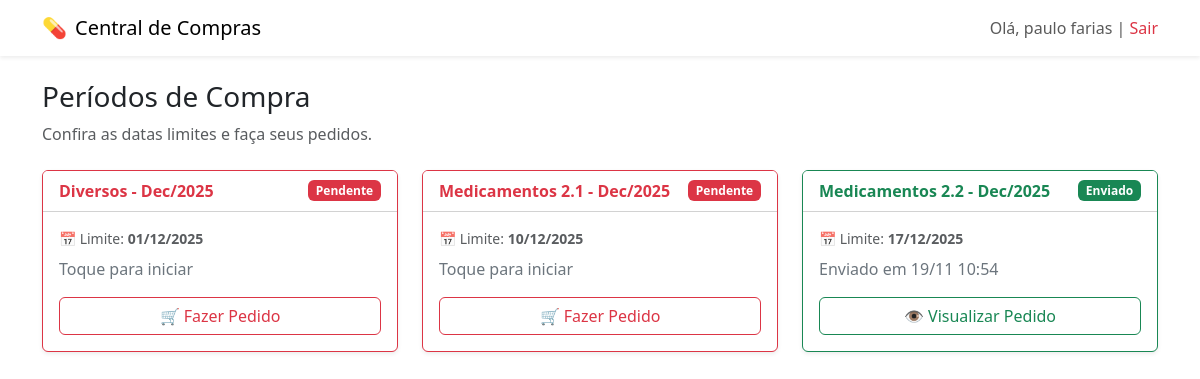
The app's page /dashboard/loja (signed in) with its own data.
### app.py (models this page shows)
class Periodo(db.Model):
    id = db.Column(db.Integer, primary_key=True)
    nome = db.Column(db.String(100), nullable=False)
    grupo_filtro = db.Column(db.String(50), nullable=False)
    data_limite = db.Column(db.Date, nullable=False)
    mes = db.Column(db.Integer, nullable=False) # Ex: 1 (Janeiro)
    ano = db.Column(db.Integer, nullable=False) # Ex: 2025
    ativo = db.Column(db.Boolean, default=True)

### app.py (the view)
@app.route('/dashboard/loja')
def dashboard_loja():
    if 'usuario_id' not in session: return redirect(url_for('login'))
    periodos = Periodo.query.filter_by(ativo=True).order_by(Periodo.data_limite).all()
    info_periodos = []
    for p in periodos:
        pedido = Pedido.query.filter_by(usuario_id=session['usuario_id'],
                                      loja_id=session['loja_id'],
                                      periodo_id=p.id).order_by(Pedido.id.desc()).first()
        status = "Pendente"
        cor = "danger"
        detalhe = "Toque para iniciar"
        if pedido:
            if pedido.status == 'Enviado':
                status = "Enviado"
                cor = "success"
                detalhe = f"Enviado em {pedido.data_alteracao.strftime('%d/%m %H:%M')}"
            else:
                status = "Em Andamento"
                cor = "warning text-dark"
                detalhe = "Continuar editando..."
        info_periodos.append({
            'id': p.id,
            'nome': p.nome,
            'limite': p.data_limite.strftime('%d/%m/%Y'), # Data completa
            'status': status,
            'cor': cor,
            'detalhe': detalhe
        })
    return render_template('dashboard_loja.html', nome=session['nome'], periodos=info_periodos)

### templates/dashboard_loja.html (shortened to what this page needs)
<!DOCTYPE html>
<html lang="pt-br">
<head>
    <link href="https://cdn.jsdelivr.net/npm/bootstrap@5.3.0/dist/css/bootstrap.min.css" rel="stylesheet">
</head>
<body>
    <nav class="navbar navbar-light bg-white shadow-sm mb-4">
        <div class="container">
            <a class="navbar-brand d-flex align-items-center" href="#">
                <span class="me-2">💊</span> Central de Compras
            </a>
            <span class="navbar-text">Olá, {{ nome }} | <a href="/logout" class="text-danger text-decoration-none">Sair</a></span>
        </div>
    </nav>
    <div class="container">
        <h3>Períodos de Compra</h3>
        <p class="text-muted">Confira as datas limites e faça seus pedidos.</p>
        <div class="row mt-4">
            {% for p in periodos %}
            <div class="col-md-4 mb-4">
                <div class="card border-{{ p.cor }} h-100 shadow-sm">
                    <div class="card-header bg-white d-flex justify-content-between align-items-center">
                        <strong class="text-{{ p.cor }}">{{ p.nome }}</strong>
                        <span class="badge bg-{{ p.cor }}">{{ p.status }}</span>
                    </div>
                    <div class="card-body">
                        <p class="card-text small text-muted mb-2">
                            📅 Limite: <strong>{{ p.limite }}</strong>
                        </p>
                        <p class="card-text text-secondary mb-3">
                            {{ p.detalhe }}
                        </p>
                        <a href="{{ url_for('selecao_fabricante', periodo_id=p.id) }}" class="btn btn-outline-{{ p.cor }} w-100">
                            {% if p.status == 'Enviado' %}
                                👁️ Visualizar Pedido
                            {% else %}
                                🛒 Fazer Pedido
                            {% endif %}
                        </a>
                    </div>
                </div>
            </div>
            {% endfor %}
        </div>
    </div>
</body>
</html>

### records on screen
Periodo: nome "Diversos - Dec/2025", status "Pendente", limite "01/12/2025", detalhe "Toque para iniciar", shows "🛒 Fazer Pedido"
Periodo: nome "Medicamentos 2.1 - Dec/2025", status "Pendente", limite "10/12/2025", detalhe "Toque para iniciar", shows "🛒 Fazer Pedido"
Periodo: nome "Medicamentos 2.2 - Dec/2025", status "Enviado", limite "17/12/2025", detalhe "Enviado em 19/11 10:54", shows "👁️ Visualizar Pedido"

### other values on screen
{{ nome }} "paulo farias"
